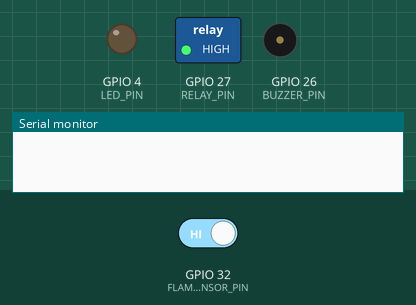
Bench run of a sketch on a simulated ESP32. Parts: switched loads named in the sketch (green lamp = pin HIGH), output pins drawn as LEDs (lit = HIGH), buzzer (waves = sounding, pin HIGH), the last lines printed to the serial monitor. The inputs (shaded band) are chosen by the test bench; at power-on: GPIO 32 (FLAME_SENSOR_PIN) HIGH.

Above: at 1.2 s.
1.3 s: GPIO 32 (FLAME_SENSOR_PIN) driven LOW
At 1.9 s:
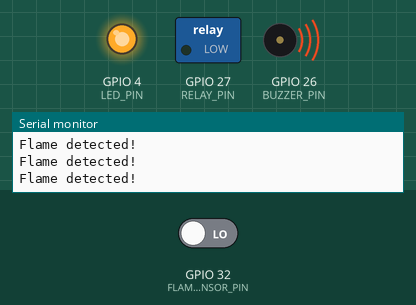
2.8 s: GPIO 32 (FLAME_SENSOR_PIN) driven HIGH
At 3.2 s:
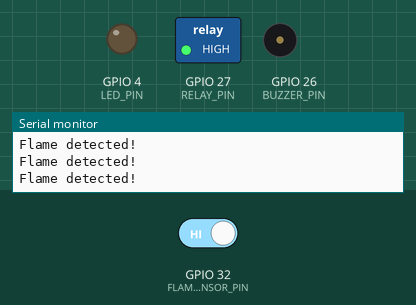
Timing chart, 0 to 5.8 s (numbered marks = the images above; inputs shaded):
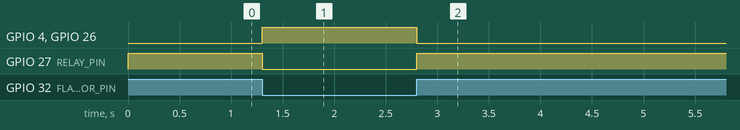

The sketch:

Flame_Detection.ino
```cpp
// Pin definitions
#define FLAME_SENSOR_PIN 32
#define BUZZER_PIN 26
#define RELAY_PIN 27
#define LED_PIN 4

void setup() {
  // Initialize serial communication
  Serial.begin(115200);

  // Set pin modes
  pinMode(FLAME_SENSOR_PIN, INPUT);
  pinMode(BUZZER_PIN, OUTPUT);
  pinMode(RELAY_PIN, OUTPUT);
  pinMode(LED_PIN, OUTPUT);

  // Initialize outputs
  digitalWrite(BUZZER_PIN, LOW);
  digitalWrite(RELAY_PIN, HIGH); // Set HIGH initially assuming active-low relay
  digitalWrite(LED_PIN, LOW);
}

void loop() {
  int flameDetected = digitalRead(FLAME_SENSOR_PIN);

  // Check for flame detection
  if (flameDetected == LOW) { // Flame sensor gives LOW when flame is detected
    Serial.println("Flame detected!");

    // Turn on buzzer, relay, and LED
    digitalWrite(BUZZER_PIN, HIGH);
    digitalWrite(RELAY_PIN, LOW);  // Activate relay (assuming active-low)
    digitalWrite(LED_PIN, HIGH);
  } else {
    // Turn off buzzer, relay, and LED
    digitalWrite(BUZZER_PIN, LOW);
    digitalWrite(RELAY_PIN, HIGH); // Deactivate relay (assuming active-low)
    digitalWrite(LED_PIN, LOW);
  }

  delay(100); // Small delay to debounce sensor
}
```

Measured:
- after the input at 1.3 s, GPIO 4 (LED_PIN), GPIO 26 (BUZZER_PIN): LOW → HIGH at once; GPIO 27 (RELAY_PIN): HIGH → LOW at once
- after the input at 2.8 s, GPIO 4 (LED_PIN), GPIO 26 (BUZZER_PIN): HIGH → LOW at once; GPIO 27 (RELAY_PIN): LOW → HIGH at once
